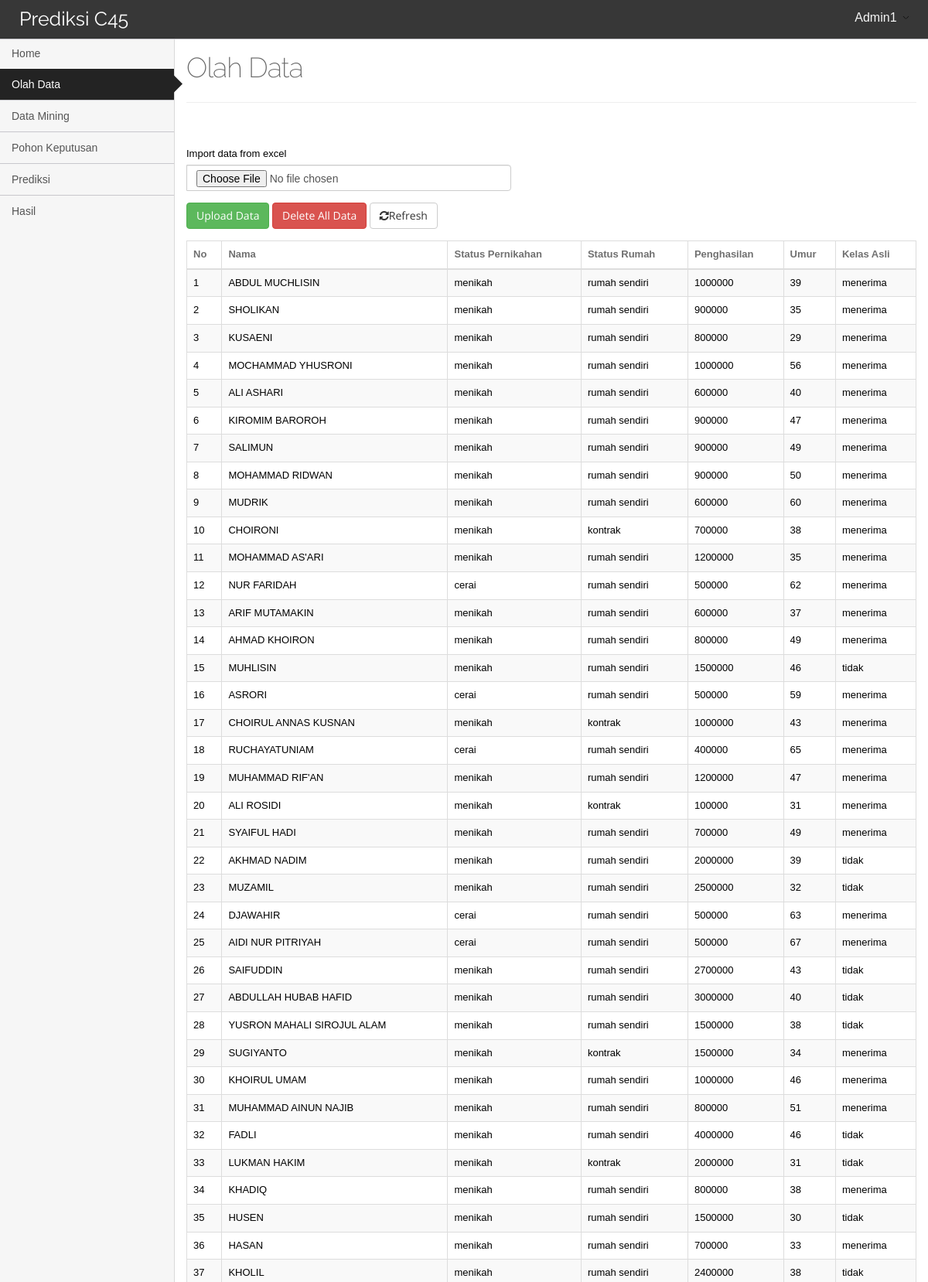
/index.php?menu=olah_data (signed in, upper part), run on the app's committed database.
### tables this page shows
CREATE TABLE `data_latih` (
  `id` int(11) NOT NULL,
  `nama` varchar(200) DEFAULT NULL,
  `status_pernikahan` varchar(100) DEFAULT NULL,
  `status_rumah` varchar(100) DEFAULT NULL,
  `penghasilan` double DEFAULT NULL,
  `umur` int(11) DEFAULT NULL,
  `kelas_asli` varchar(200) DEFAULT NULL
);

### database.php (called while the page is built, shortened)
<?php
class database {
    private $servername;
    private $user_db;
    private $password_db;
    private $database;
    private $koneksi;
    function database() {
        return $this->connect_db();
    }
    function load_conf_db() {
        $path = dirname(__FILE__) . '/koneksi.php';
        if (file_exists($path)) {
            $conf = include $path;
            $this->servername = @$conf['host'];
            $this->database = @$conf['dbname'];
            $this->user_db = @$conf['username'];
            $this->password_db = @$conf['password'];
        }
    }
    public function connect_db() {
        $this->koneksi = mysqli_connect($this->servername, $this->user_db, $this->password_db, $this->database);
        return $this->koneksi;
    }
    function db_query($sql) {
        $conn = $this->koneksi;
        return mysqli_query($conn, $sql);
    }
    function db_fetch_array($result) {
        return mysqli_fetch_array($result);
    }
    function db_num_rows($result) {
        return mysqli_num_rows($result);
    }
}
?>

### koneksi.php (called while the page is built)
<?php
return array(
    'host' => "localhost",
    'username' => "root",
    'password' => "",
    'dbname' => "skripsi",
);

### olah_data.php (the view, shortened to what this page needs)
<?php
include_once "database.php";
$db_object = new database();
?>
<div class="content">
    <div class="main-content">
        <div class="container">
            <div class="row">
                <div class="col-sm-12">
                    <div class="page-header">
                        <h1>Olah Data </h1>
                    </div>
                </div>
            </div>
                    <?php
            $query = $db_object->db_query("SELECT * FROM data_latih order by(id)");
            $jumlah = $db_object->db_num_rows($query);
            echo "<br><br>";
            ?>
            <form method="post" enctype="multipart/form-data" action="">
                <div class="form-group">
                    <div class="input-group">
                        <label>Import data from excel</label>
                        <input name="file_data" type="file" class="form-control">
                    </div>
                </div>
                <div class="form-group">
                    <input name="upload" type="submit" value="Upload Data" class="btn btn-success">
                    <input name="delete_all" type="submit" value="Delete All Data" class="btn btn-danger">
                    <a href="index.php?menu=olah_data" class="btn btn-default">
                        <i class="fa fa-refresh"></i>Refresh</a>
                </div>
            </form>
            <?php
            if ($jumlah == 0) {
                echo "<center><h3>Data Latih masih kosong...</h3></center>";
            } else {
                ?>
                <div class="table-responsive">
                    <table class="table table-striped table-bordered table-hover" id="sample-table-1">
                        <thead>
                            <tr>
                                <th>No</th>
                                <th>Nama</th>
                                <th>Status Pernikahan</th>
                                <th>Status Rumah</th>
                                <th>Penghasilan</th>
                                <th>Umur</th>
                                <th>Kelas Asli</th>
                            </tr>
                        </thead>
                        <tbody>
                            <?php
                            $no = 1;
                            while ($row = $db_object->db_fetch_array($query)) {
                                echo "<tr>";
                                echo "<td>" . $no . "</td>";
                                echo "<td>" . $row['nama'] . "</td>";
                                echo "<td>" . $row['status_pernikahan'] . "</td>";
                                echo "<td>" . $row['status_rumah'] . "</td>";
                                echo "<td>" . $row['penghasilan'] . "</td>";
                                echo "<td>" . $row['umur'] . "</td>";
                                echo "<td>" . $row['kelas_asli'] . "</td>";
                                echo "</tr>";
                                $no++;
                            }
                            ?>
                        </tbody>
                    </table>
                    <?php
                }
                ?>
            </div>
        </div>
    </div>

### assets/css/main-responsive.css (style rules this page uses)
@media (min-width: 768px) { .main-content { margin-left: 225px; } }
@media (min-width: 768px) { .main-content > .container { min-height: 760px; } }

### assets/css/theme_black_and_white.css (style rules this page uses)
body, .main-container, .footer, .main-navigation, ul.main-navigation-menu > li > ul.sub-menu, .navigation-small ul.main-navigation-menu > li > ul.sub-menu { background-color: #F6F6F6 !important; }
.main-content .container { border-left: 1px solid #D9D9D9; border-bottom: 1px solid #D9D9D9; }

### assets/css/print.css (style rules this page uses)
.page-header { display: none; }
.main-content .container { min-height: auto !important; border: none !important; }

### data on the page
data_latih: nama "ABDUL MUCHLISIN", status_pernikahan "menikah", status_rumah "rumah sendiri", penghasilan "1000000", umur "39", kelas_asli "menerima"
data_latih: nama "SHOLIKAN", status_pernikahan "menikah", status_rumah "rumah sendiri", penghasilan "900000", umur "35", kelas_asli "menerima"
data_latih: nama "KUSAENI", status_pernikahan "menikah", status_rumah "rumah sendiri", penghasilan "800000", umur "29", kelas_asli "menerima"
data_latih: nama "MOCHAMMAD YHUSRONI", status_pernikahan "menikah", status_rumah "rumah sendiri", penghasilan "1000000", umur "56", kelas_asli "menerima"
data_latih: nama "ALI ASHARI", status_pernikahan "menikah", status_rumah "rumah sendiri", penghasilan "600000", umur "40", kelas_asli "menerima"
data_latih: nama "KIROMIM BAROROH", status_pernikahan "menikah", status_rumah "rumah sendiri", penghasilan "900000", umur "47", kelas_asli "menerima"
data_latih: nama "SALIMUN", status_pernikahan "menikah", status_rumah "rumah sendiri", penghasilan "900000", umur "49", kelas_asli "menerima"
data_latih: nama "MOHAMMAD RIDWAN", status_pernikahan "menikah", status_rumah "rumah sendiri", penghasilan "900000", umur "50", kelas_asli "menerima"
data_latih: nama "MUDRIK", status_pernikahan "menikah", status_rumah "rumah sendiri", penghasilan "600000", umur "60", kelas_asli "menerima"
data_latih: nama "CHOIRONI", status_pernikahan "menikah", status_rumah "kontrak", penghasilan "700000", umur "38", kelas_asli "menerima"
data_latih: nama "MOHAMMAD AS'ARI", status_pernikahan "menikah", status_rumah "rumah sendiri", penghasilan "1200000", umur "35", kelas_asli "menerima"
data_latih: nama "NUR FARIDAH", status_pernikahan "cerai", status_rumah "rumah sendiri", penghasilan "500000", umur "62", kelas_asli "menerima"
data_latih: nama "ARIF MUTAMAKIN", status_pernikahan "menikah", status_rumah "rumah sendiri", penghasilan "600000", umur "37", kelas_asli "menerima"
data_latih: nama "AHMAD KHOIRON", status_pernikahan "menikah", status_rumah "rumah sendiri", penghasilan "800000", umur "49", kelas_asli "menerima"
data_latih: nama "MUHLISIN", status_pernikahan "menikah", status_rumah "rumah sendiri", penghasilan "1500000", umur "46", kelas_asli "tidak"
data_latih: nama "ASRORI", status_pernikahan "cerai", status_rumah "rumah sendiri", penghasilan "500000", umur "59", kelas_asli "menerima"
data_latih: nama "CHOIRUL ANNAS KUSNAN", status_pernikahan "menikah", status_rumah "kontrak", penghasilan "1000000", umur "43", kelas_asli "menerima"
data_latih: nama "RUCHAYATUNIAM", status_pernikahan "cerai", status_rumah "rumah sendiri", penghasilan "400000", umur "65", kelas_asli "menerima"
data_latih: nama "MUHAMMAD RIF'AN", status_pernikahan "menikah", status_rumah "rumah sendiri", penghasilan "1200000", umur "47", kelas_asli "menerima"
data_latih: nama "ALI ROSIDI", status_pernikahan "menikah", status_rumah "kontrak", penghasilan "100000", umur "31", kelas_asli "menerima"
data_latih: nama "SYAIFUL HADI", status_pernikahan "menikah", status_rumah "rumah sendiri", penghasilan "700000", umur "49", kelas_asli "menerima"
data_latih: nama "AKHMAD NADIM", status_pernikahan "menikah", status_rumah "rumah sendiri", penghasilan "2000000", umur "39", kelas_asli "tidak"
data_latih: nama "MUZAMIL", status_pernikahan "menikah", status_rumah "rumah sendiri", penghasilan "2500000", umur "32", kelas_asli "tidak"
data_latih: nama "DJAWAHIR", status_pernikahan "cerai", status_rumah "rumah sendiri", penghasilan "500000", umur "63", kelas_asli "menerima"
data_latih: nama "AIDI NUR PITRIYAH", status_pernikahan "cerai", status_rumah "rumah sendiri", penghasilan "500000", umur "67", kelas_asli "menerima"
data_latih: nama "SAIFUDDIN", status_pernikahan "menikah", status_rumah "rumah sendiri", penghasilan "2700000", umur "43", kelas_asli "tidak"
data_latih: nama "ABDULLAH HUBAB HAFID", status_pernikahan "menikah", status_rumah "rumah sendiri", penghasilan "3000000", umur "40", kelas_asli "tidak"
data_latih: nama "YUSRON MAHALI SIROJUL ALAM", status_pernikahan "menikah", status_rumah "rumah sendiri", penghasilan "1500000", umur "38", kelas_asli "tidak"
data_latih: nama "SUGIYANTO", status_pernikahan "menikah", status_rumah "kontrak", penghasilan "1500000", umur "34", kelas_asli "menerima"
data_latih: nama "KHOIRUL UMAM", status_pernikahan "menikah", status_rumah "rumah sendiri", penghasilan "1000000", umur "46", kelas_asli "menerima"
data_latih: nama "MUHAMMAD AINUN NAJIB", status_pernikahan "menikah", status_rumah "rumah sendiri", penghasilan "800000", umur "51", kelas_asli "menerima"
data_latih: nama "FADLI", status_pernikahan "menikah", status_rumah "rumah sendiri", penghasilan "4000000", umur "46", kelas_asli "tidak"
data_latih: nama "LUKMAN HAKIM", status_pernikahan "menikah", status_rumah "kontrak", penghasilan "2000000", umur "31", kelas_asli "tidak"
data_latih: nama "KHADIQ", status_pernikahan "menikah", status_rumah "rumah sendiri", penghasilan "800000", umur "38", kelas_asli "menerima"
data_latih: nama "HUSEN", status_pernikahan "menikah", status_rumah "rumah sendiri", penghasilan "1500000", umur "30", kelas_asli "tidak"
data_latih: nama "HASAN", status_pernikahan "menikah", status_rumah "rumah sendiri", penghasilan "700000", umur "33", kelas_asli "menerima"
data_latih: nama "KHOLIL", status_pernikahan "menikah", status_rumah "rumah sendiri", penghasilan "2400000", umur "38", kelas_asli "tidak"

### other printed values
$_SESSION['koperasi_c45_nama'] "Admin1"
